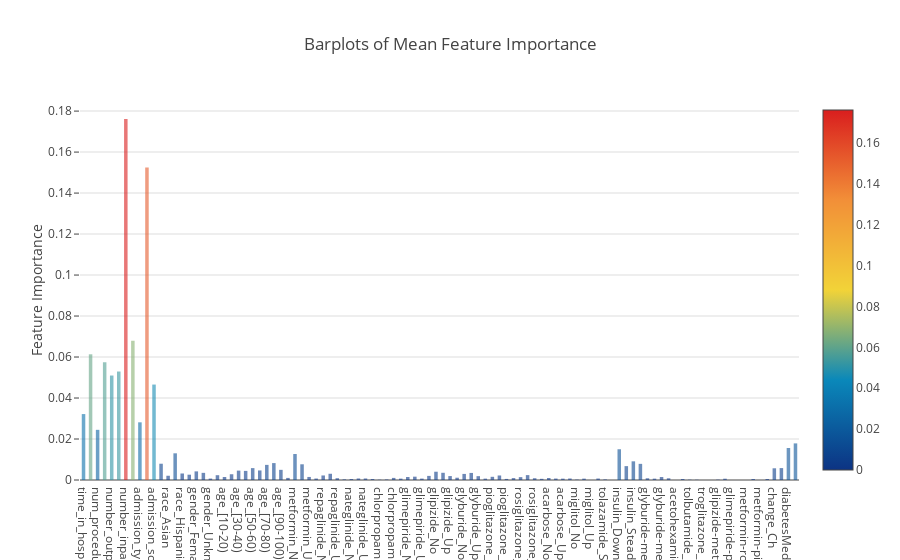

Notebook code for this chart:
### Code cell
y = feature_dataframe['mean'].values
x = feature_dataframe['features'].values
data = [go.Bar(
            x= x,
             y= y,
            width = 0.5,
            marker=dict(
               color = feature_dataframe['mean'].values,
            colorscale='Portland',
            showscale=True,
            reversescale = False
            ),
            opacity=0.6
        )]

layout= go.Layout(
    autosize= True,
    title= 'Barplots of Mean Feature Importance',
    hovermode= 'closest',
#     xaxis= dict(
#         title= 'Pop',
#         ticklen= 5,
#         zeroline= False,
#         gridwidth= 2,
#     ),
    yaxis=dict(
        title= 'Feature Importance',
        ticklen= 5,
        gridwidth= 2
    ),
    showlegend= False
)
fig = go.Figure(data=data, layout=layout)
py.iplot(fig, filename='bar-direct-labels')

### Figure 1 — Plotly figure (JSON) as saved in the notebook; plotly's stock layout.template omitted (floating-point values rounded to 4 significant figures)
{"data": [{"marker": {"color": [0.03217, 0.06133, 0.02448, 0.05745, 0.05098, 0.05294, 0.1761, 0.06795, 0.02814, 0.1525, 0.04658, 0.007942, 0.002074, 0.01302, 0.003178, 0.002592, 0.004212, 0.00349, 0.0006923, 0.002342, 0.001453, 0.002809, 0.004586, 0.004446, 0.005801, 0.004664, 0.007379, 0.008253, 0.004965, 0.001018, 0.01267, 0.007663, 0.001488, 0.0007131, 0.002214, 0.003042, 0.0008744, 0.0003053, 0.0004948, 0.0007461, 0.0007356, 0.0005, 0.0001452, 0.0002459, 0.001026, 0.0006751, 0.001457, 0.001624, 0.0006779, 0.002006, 0.00404, 0.003525, 0.001918, 0.001115, 0.002968, 0.003448, 0.001877, 0.0006704, 0.001561, 0.002204, 0.0005291, 0.0009359, 0.001402, 0.002386, 0.0008623, 0.0005781, 0.0009925, 0.0007025, 0.0006531, 0.0007264, 0.0001875, 0.0006645, 5.31e-06, 0.0007162, 0.0002666, 0, 0.015, 0.006771, 0.009114, 0.007878, 0.000842, 0.0006635, 0.001448, 0.0008358, 0, 0.0005, 0.0001555, 0.0001243, 0, 0, 0.0001615, 0.0006334, 0, 0, 0, 0.0005, 0, 0.0005, 0.005713, 0.005816, 0.01563, 0.01786], "colorscale": "Portland", "reversescale": false, "showscale": true}, "opacity": 0.6, "type": "bar", "width": 0.5, "x": ["time_in_hospital", "num_lab_procedures", "num_procedures", "num_medications", "number_outpatient", "number_emergency", "number_inpatient", "number_diagnoses", "admission_type_id", "discharge_disposition_id", "admission_source_id", "race_AfricanAmerican", "race_Asian", "race_Caucasian", "race_Hispanic", "race_Other", "gender_Female", "gender_Male", "gender_Unknown/Invalid", "age_[0-10)", "age_[10-20)", "age_[20-30)", "age_[30-40)", "age_[40-50)", "age_[50-60)", "age_[60-70)", "age_[70-80)", "age_[80-90)", "age_[90-100)", "metformin_Down", "metformin_No", "metformin_Steady", "metformin_Up", "repaglinide_Down", "repaglinide_No", "repaglinide_Steady", "repaglinide_Up", "nateglinide_Down", "nateglinide_No", "nateglinide_Steady", "nateglinide_Up", "chlorpropamide_Down", "chlorpropamide_No", "chlorpropamide_Steady", "chlorpropamide_Up", "glimepiride_Down", "glimepiride_No", "glimepiride_Steady", "glimepiride_Up", "glipizide_Down", "glipizide_No", "glipizide_Steady", "glipizide_Up", "glyburide_Down", "glyburide_No", "glyburide_Steady", "glyburide_Up", "pioglitazone_Down", "pioglitazone_No", "pioglitazone_Steady", "pioglitazone_Up", "rosiglitazone_Down", "rosiglitazone_No", "rosiglitazone_Steady", "rosiglitazone_Up", "acarbose_Down", "acarbose_No", "acarbose_Steady", "acarbose_Up", "miglitol_Down", "miglitol_No", "miglitol_Steady", "miglitol_Up", "tolazamide_No", "tolazamide_Steady", "tolazamide_Up", "insulin_Down", "insulin_No", "insulin_Steady", "insulin_Up", "glyburide-metformin_Down", "glyburide-metformin_No", "glyburide-metformin_Steady", "glyburide-metformin_Up", "acetohexamide_No", "acetohexamide_Steady", "tolbutamide_No", "tolbutamide_Steady", "troglitazone_No", "troglitazone_Steady", "glipizide-metformin_No", "glipizide-metformin_Steady", "glimepiride-pioglitazone_No", "glimepiride-pioglitazone_Steady", "metformin-rosiglitazone_No", "metformin-rosiglitazone_Steady", "metformin-pioglitazone_No", "metformin-pioglitazone_Steady", "change_Ch", "change_No", "diabetesMed_No", "diabetesMed_Yes"], "y": [0.03217, 0.06133, 0.02448, 0.05745, 0.05098, 0.05294, 0.1761, 0.06795, 0.02814, 0.1525, 0.04658, 0.007942, 0.002074, 0.01302, 0.003178, 0.002592, 0.004212, 0.00349, 0.0006923, 0.002342, 0.001453, 0.002809, 0.004586, 0.004446, 0.005801, 0.004664, 0.007379, 0.008253, 0.004965, 0.001018, 0.01267, 0.007663, 0.001488, 0.0007131, 0.002214, 0.003042, 0.0008744, 0.0003053, 0.0004948, 0.0007461, 0.0007356, 0.0005, 0.0001452, 0.0002459, 0.001026, 0.0006751, 0.001457, 0.001624, 0.0006779, 0.002006, 0.00404, 0.003525, 0.001918, 0.001115, 0.002968, 0.003448, 0.001877, 0.0006704, 0.001561, 0.002204, 0.0005291, 0.0009359, 0.001402, 0.002386, 0.0008623, 0.0005781, 0.0009925, 0.0007025, 0.0006531, 0.0007264, 0.0001875, 0.0006645, 5.31e-06, 0.0007162, 0.0002666, 0, 0.015, 0.006771, 0.009114, 0.007878, 0.000842, 0.0006635, 0.001448, 0.0008358, 0, 0.0005, 0.0001555, 0.0001243, 0, 0, 0.0001615, 0.0006334, 0, 0, 0, 0.0005, 0, 0.0005, 0.005713, 0.005816, 0.01563, 0.01786]}], "layout": {"autosize": true, "hovermode": "closest", "showlegend": false, "title": "Barplots of Mean Feature Importance", "yaxis": {"gridwidth": 2, "ticklen": 5, "title": "Feature Importance"}}}
